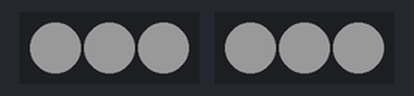
Bench run of a sketch on a simulated Arduino Uno, built with avr-gcc and run on an emulated ATmega328P. On the bench: 2 × 3 RGB LEDs in strip order, left to right. Dim RGB values are drawn brighter than linear; random numbers use the default seed unless the sketch sets one.

Above: at 0.08 s.
At 3.82 s:
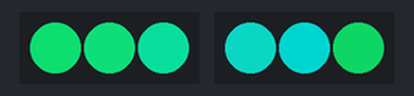
At 10.48 s:
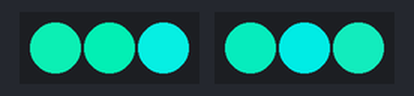
At 19.93 s:
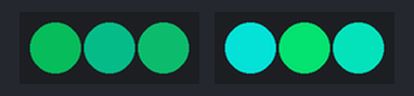
At 29.38 s:
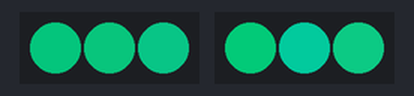
At 39.4 s:
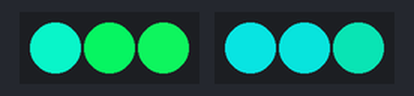
Timing chart, 0 to 40.0 s (numbered marks = the images above):
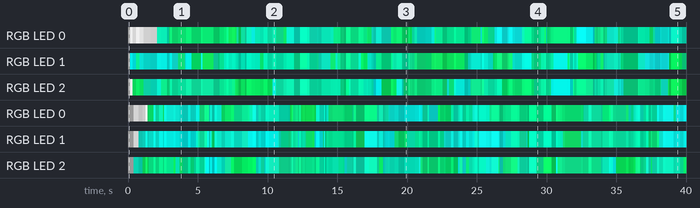

Measured:
- by itself, RGB LED 2: off → RGB(25, 25, 25) at 0.00 s, → RGB(5, 128, 108) 0.40 s later, → RGB(3, 88, 74) 0.38 s later, → RGB(6, 105, 45) 0.26 s later, … (168 changes in this stretch)
- by itself, RGB LED 1: off → RGB(25, 25, 25) at 0.00 s, → RGB(128, 128, 128) 0.40 s later, → RGB(6, 88, 80) 0.38 s later, → RGB(7, 105, 96) 0.26 s later, … (168 changes in this stretch)

The sketch:

Kyber_Glow_Rando_Flora.ino
```cpp
#include <Adafruit_NeoPixel.h>

Adafruit_NeoPixel strip[2];
uint8_t pins[2] = {6, 9};

void setup() {

 for (int x = 0; x <= 1; x++) {
    strip[x].updateLength(3);
    strip[x].updateType(NEO_GRB + NEO_KHZ800);
    strip[x].setPin(pins[x]);
  }

  for (int x = 0; x <= 1 ; x++) {
    strip[x].begin();
    strip[x].show();
    for (int p = 0; p <= 2; p++) {
      strip[x].setPixelColor(p, strip[x].Color(255,255,255));
    }
    strip[x].setBrightness(25);
    strip[x].show();
  }
  randomSeed(analogRead(0));
}

void loop() {
    // Pulse all Pixels
  colorPulse();
}

void colorPulse() {
  int stripNumber = random(0,2);
  int pixelNumber = random(0,3);
  int rColor = random(5,21);
  int bColor = random(100,256);
  int iDelay = random(50,201);
  int iBright = random(75,256);

  strip[stripNumber].setPixelColor(pixelNumber, strip[stripNumber].Color(rColor, 255, bColor));
  delay(iDelay);
  strip[stripNumber].setBrightness(iBright);
  strip[stripNumber].show();
}
```
